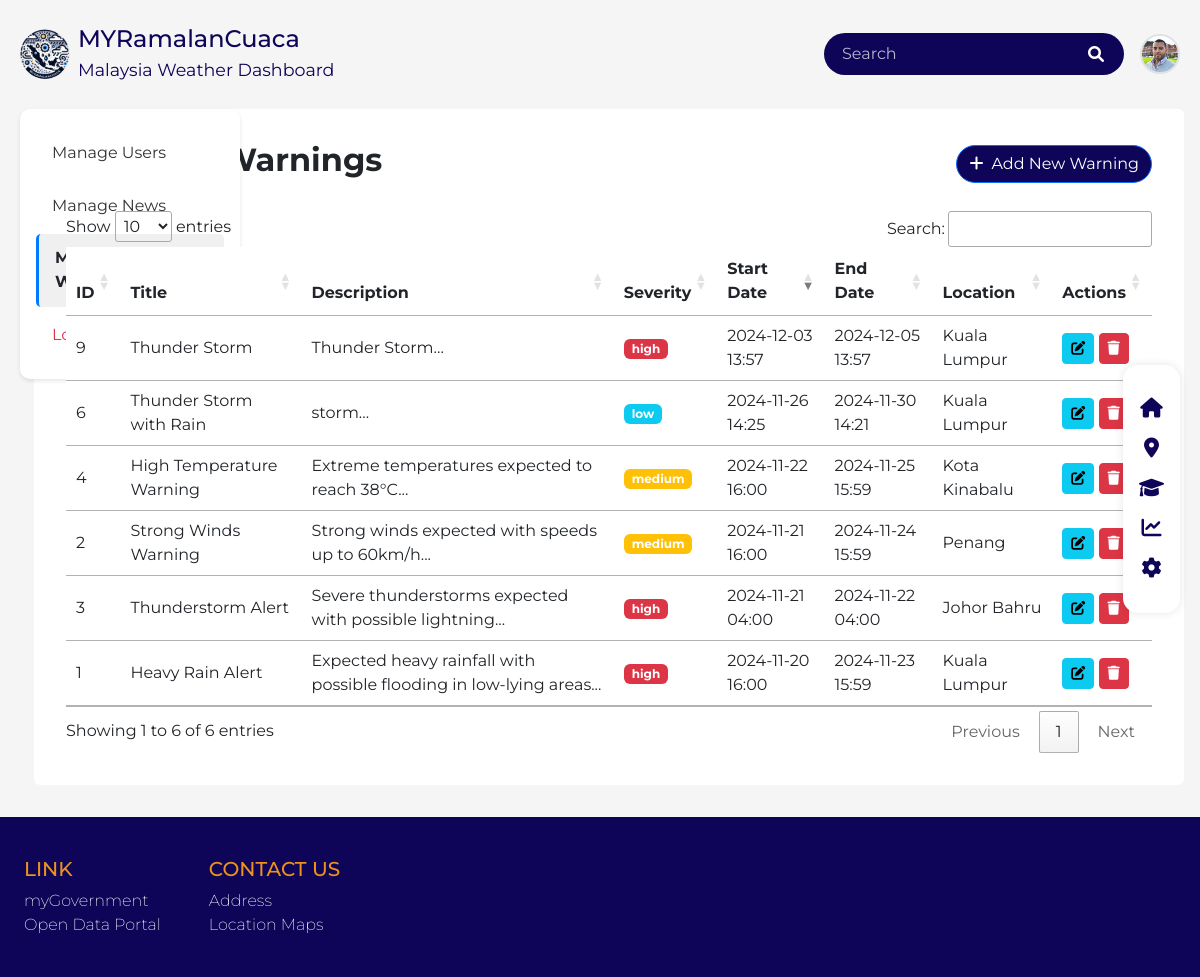
The page /admin/manage_warnings.php (signed in) on the database as committed earlier.
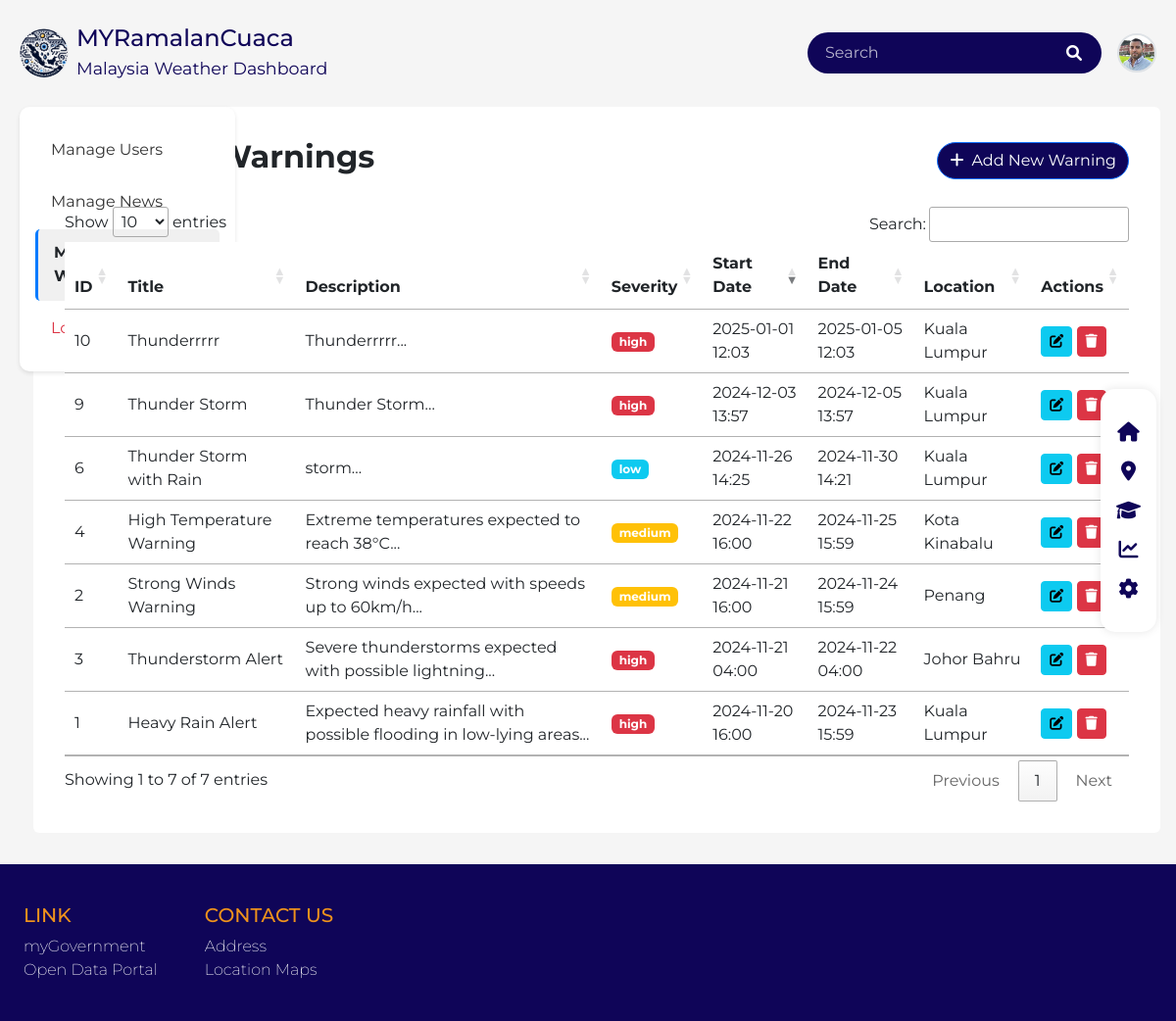
The same page on the database as committed later.
### tables this page shows
CREATE TABLE `weather_warnings` (
  `id` int(11) NOT NULL,
  `title` varchar(100) NOT NULL,
  `description` text NOT NULL,
  `severity` enum('low','medium','high') NOT NULL,
  `start_date` timestamp NOT NULL DEFAULT current_timestamp() ON UPDATE current_timestamp(),
  `end_date` timestamp NOT NULL DEFAULT '0000-00-00 00:00:00',
  `location_id` int(11) DEFAULT NULL,
  `created_by` int(11) NOT NULL,
  `created_at` timestamp NOT NULL DEFAULT current_timestamp(),
  `updated_at` timestamp NOT NULL DEFAULT current_timestamp() ON UPDATE current_timestamp(),
  `affected_area` text DEFAULT NULL
);

CREATE TABLE `locations` (
  `id` int(11) NOT NULL,
  `name` varchar(100) NOT NULL,
  `latitude` decimal(10,8) NOT NULL,
  `longitude` decimal(11,8) NOT NULL,
  `region` varchar(50) NOT NULL
);

### admin/manage_warnings.php (the view, shortened to what this page needs)
<?php require('header.php') ?>
<link rel="stylesheet" href="https://cdn.datatables.net/1.11.5/css/jquery.dataTables.min.css">
<div class="main-content rounded" style="background:#fff; margin-right:1rem; min-height: 70vh; height:auto">
    <div class="d-flex justify-content-between align-items-center mb-4">
        <h2 class="content-header">Weather Warnings</h2>
        <a href="add_warning.php" class="btn btn-primary" style="background-color: #0f0558; border-radius: 30px; color:#fff">
            <i class="fas fa-plus me-2"></i>Add New Warning
        </a>
    </div>
    <div class="table-container">
        <table id="warningTable" class="table table-hover">
            <thead>
                <tr>
                    <th>ID</th>
                    <th>Title</th>
                    <th>Description</th>
                    <th>Severity</th>
                    <th>Start Date</th>
                    <th>End Date</th>
                    <th>Location</th>
                    <th>Actions</th>
                </tr>
            </thead>
            <tbody>
                <?php
                $conn = new mysqli('localhost', 'root', '', 'weather_app');
                $sql = "SELECT w.*, l.name as location_name
                        FROM weather_warnings w
                        LEFT JOIN locations l ON w.location_id = l.id
                        ORDER BY w.start_date DESC";
                $result = $conn->query($sql);
                if ($result->num_rows > 0) {
                    while ($row = $result->fetch_assoc()) {
                        $severityColor = '';
                        switch(strtolower($row['severity'])) {
                            case 'high':
                                $severityColor = 'danger';
                                break;
                            case 'medium':
                                $severityColor = 'warning';
                                break;
                            case 'low':
                                $severityColor = 'info';
                                break;
                        }
                        echo '<tr>
                                <td class="align-middle">' . $row['id'] . '</td>
                                <td class="align-middle">' . htmlspecialchars($row['title']) . '</td>
                                <td class="align-middle">' . substr(htmlspecialchars($row['description']), 0, 100) . '...</td>
                                <td class="align-middle">
                                    <span class="badge bg-' . $severityColor . '">' . htmlspecialchars($row['severity']) . '</span>
                                </td>
                                <td class="align-middle">' . date('Y-m-d H:i', strtotime($row['start_date'])) . '</td>
                                <td class="align-middle">' . date('Y-m-d H:i', strtotime($row['end_date'])) . '</td>
                                <td class="align-middle">' . htmlspecialchars($row['location_name']) . '</td>
                                <td class="action-btns align-middle">
                                    <a href="edit_warning.php?id=' . $row['id'] . '" class="btn btn-sm btn-info">
                                        <i class="fas fa-edit"></i>
                                    </a>
                                    <a href="delete_warning.php?id=' . $row['id'] . '" class="btn btn-sm btn-danger"
                                       onclick="return confirm(\'Are you sure you want to delete this warning?\')">
                                        <i class="fas fa-trash"></i>
                                    </a>
                                </td>
                            </tr>';
                    }
                } else {
                    echo '<tr><td colspan="8" class="text-center">No weather warnings found</td></tr>';
                }
                ?>
            </tbody>
        </table>
    </div>
</div>
<?php require('./footer.php') ?>

### admin/header.php (shortened to what this page needs)
<?php
$isLoggedIn = isset($_SESSION['user_id']);
$current_page = basename($_SERVER['PHP_SELF']);
?>
<!DOCTYPE html>
<html lang="en">
<head>
    <link href="https://cdn.jsdelivr.net/npm/bootstrap@5.3.0/dist/css/bootstrap.min.css" rel="stylesheet">
    <link href="https://cdnjs.cloudflare.com/ajax/libs/font-awesome/6.0.0/css/all.min.css" rel="stylesheet">
    <link href="./template.css" rel="stylesheet">
</head>
<body>
    <nav class="navbar">
        <a class="navbar-brand d-flex align-items-center" href="#">
            <img src="../images/logo.svg" alt="Logo" class="me-2">
            <div>
                <h4 class="mb-0">MYRamalanCuaca</h4><small>Malaysia Weather Dashboard</small>
            </div>
        </a>
        <div class="d-flex align-items-center gap-3">
        <?php if ($isLoggedIn): ?>
            <div class="search-box">
                <input type="search" placeholder="Search" class="text-white">
                <i class="fas fa-search text-white"></i>
            </div>
            <?php endif ?>
            <div class="dropdown">
                <a class="d-flex align-items-center" href="#" role="button" <?php echo $isLoggedIn ? 'data-bs-toggle="dropdown"' : 'data-bs-toggle="modal" data-bs-target="#loginModal"' ?>>
                    <?php if ($isLoggedIn): ?>
                        <img src="./uploads/avatars/<?php echo $_SESSION['user_avatar'] ?? '../images/user.png' ?>" alt="User"
                            class="rounded-circle border border-2" width="40" height="40">
                    <?php endif ?>
                </a>
            </div>
        </div>
    </nav>
    <?php if ($isLoggedIn): ?>
    <div class="sidebar">
        <a href="./manage_users.php"
            class="nav-link <?php echo ($current_page == 'manage_users.php') ? 'active' : ''; ?>">
           Manage Users
        </a>
        <a href="./manage_news.php"
            class="nav-link <?php echo ($current_page == 'manage_news.php') ? 'active' : ''; ?>">
            Manage News
        </a>
        <a href="./manage_warnings.php"
            class="nav-link <?php echo ($current_page == 'manage_warnings.php') ? 'active' : ''; ?>">
            Manage Warnings
        </a>
        <a href="./logout.php" class="nav-link text-danger">
            Logout
        </a>
    </div>
    <?php endif; ?>
    <div class="side-nav">
        <a href="./dashboard.php" title="Home"><i class="fas fa-home fa-lg"></i></a>
        <a href="./map.php" title="Map"><i class="fas fa-map-marker-alt fa-lg"></i></a>
        <a href="./weather-info.php" title="Education"><i class="fas fa-graduation-cap fa-lg"></i></a>
        <a href="#" title="Analysis"><i class="fas fa-chart-line fa-lg"></i></a>
        <a href="#" title="Settings"><i class="fas fa-cog fa-lg"></i></a>
    </div>

### admin/footer.php (shortened to what this page needs)
<footer>
        <div class="p-4 py-2">
            <div class="d-flex align-items-center">
                <div class="me-4">
                    <h5 style="color:#EE921C">LINK</h5>
                    <ul class="list-unstyled  m-0">
                        <li><a href="#" style="font-weight:200" class="text-white text-decoration-none">myGovernment</a>
                        </li>
                        <li><a href="#" style="font-weight:200" class="text-white text-decoration-none">Open Data
                                Portal</a></li>
                    </ul>
                </div>
                <div class="ms-4">
                    <h5 style="color:#EE921C">CONTACT US</h5>
                    <ul class="list-unstyled m-0">
                        <li><a href="#" style="font-weight:200" class="text-white text-decoration-none">Address</a></li>
                        <li><a href="#" style="font-weight:200" class="text-white text-decoration-none">Location
                                Maps</a></li>
                    </ul>
                </div>
            </div>
        </div>
    </footer>
</body>
</html>

### admin/template.css (style rules this page uses)
:root { --primary: #0f0558; --secondary: #0d47a1; }
body { font-family: Arial, sans-serif; background: #f5f5f5; min-height: 100vh; }
.navbar { padding: 20px; }
.navbar-brand { color: var(--primary) !important; }
.navbar-brand img { width: 50px; height: 50px; }
.search-box { background: var(--primary); border-radius: 25px; padding: 0.5rem 1rem; width: 300px; display: flex; align-items: center; }
.search-box input { background: none; border: none; color: #fff; width: calc(100% - 20px); }
.search-box input::placeholder { color: rgba(255, 255, 255, 0.7); }
.side-nav { z-index: 2; position: fixed; right: 20px; top: 50%; transform: translateY(-50%); background: #fff; padding: 1rem; border-radius: 15px; box-shadow: 0 0 10px rgba(0, 0, 0, 0.1); }
.side-nav a { display: block; color: var(--primary); text-decoration: none; margin: 1rem 0; text-align: center; }
footer { background: var(--primary); color: #fff; padding: 2rem 0px; margin-top: 2rem; }
.main-content { max-width: 1150px; margin: 0 auto; background: #fff; padding: 2rem; border-radius: 15px; }
body { font-family: 'Montserrat', sans-serif; }
h2 { font-weight: 700; }
body { min-height: 100vh; background: #f5f5f5; font-family: 'Montserrat', sans-serif; }

### admin/header.php (style rules this page uses)
.sidebar { width: 220px; background: white; padding: 1rem; border-radius: 10px; box-shadow: 0 2px 4px rgba(0, 0, 0, 0.1); position: absolute; left: 20px; }
.sidebar .nav-link { color: #333; padding: 0.8rem 1rem; margin: 0.2rem 0; border-radius: 5px; display: block; text-decoration: none; }
.sidebar .nav-link.active { background-color: #f0f0f0; color: var(--primary-color); font-weight: bold; border-left: 3px solid #007BFF; }

Rows that differ between the two databases and show on the page:
added weather_warnings: id "10", title "Thunderrrrr", description "Thunderrrrr", severity "high", start_date "2025-01-01 12:03", end_date "2025-01-05 12:03", location.name "Kuala Lumpur"
Other text that changed with them:
text written by a page script: "Show entries Search: Showing 1 to 6 of 6 entries Previous 1 Next" → "Show entries Search: Showing 1 to 7 of 7 entries Previous 1 Next"
